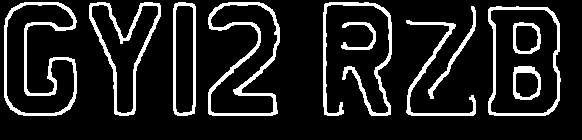
#> input picture processed_image.png, 582 x 140 px
$ jupyter execute --allow-errors easy_ocr.ipynb
#> lines starting #> are read from the running program, lines starting #| are printed output that depends on the picture; after the words box and inside, x2 and y2 are one past the last pixel; in counts of white or black regions, pixels touching at a corner belong together
[cell 1]
import easyocr
import cv2
import time

[cell 2]
start_time = time.time()
img = cv2.imread('./processed_image.png')
#> img is the input picture: shape (140, 582, 3); 12.4% white; 11 white regions, largest, box (x1, y1, x2, y2) and area: (4, 2, 77, 116) 1659, (208, 2, 280, 116) 1657, (323, 2, 392, 116) 1395
#> (the rest of this cell did not finish here and is left out)

#> (a cell that did not finish here is left out)

[cell 4]
import cv2
import numpy as np
from PIL import Image
import matplotlib.pyplot as plt
import time
import easyocr

# Load the image
image = cv2.imread('./procesed_image.png')
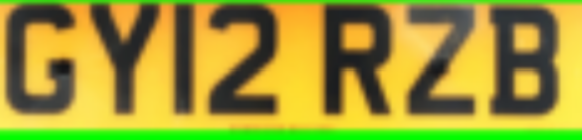
#> input picture procesed_image.png, 582 x 140 px
#> image is the input picture: shape (140, 582, 3); mean B, G, R 53.4, 153.6, 158.6

# Convert the image to grayscale
start_time = time.time()
gray = cv2.cvtColor(image, cv2.COLOR_BGR2GRAY)
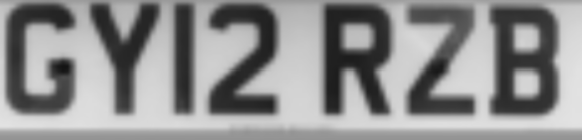
#> gray: shape (140, 582); min 20, max 226, mean 143.7
plt.imshow(gray, cmap='gray')
plt.title('Step 1: Convert to Grayscale')
plt.show()

# Apply Gaussian blur to remove noise
blurred = cv2.GaussianBlur(gray, (5, 5), 0)
plt.imshow(blurred, cmap='gray')
plt.title('Step 2: Apply Gaussian Blur')
plt.show()

# Perform edge detection
edges = cv2.Canny(blurred, 30, 150)
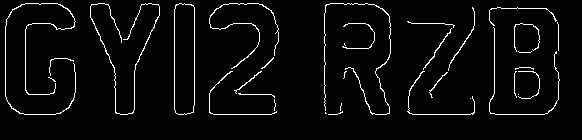
#> edges: shape (140, 582); 3.8% white in thin lines or dots, all inside (x1, y1, x2, y2) = (5, 3, 560, 115)
plt.imshow(edges, cmap='gray')
plt.title('Step 3: Edge Detection')
plt.show()

# Perform a dilation and erosion to close gaps in between object edges
dilated = cv2.dilate(edges, None, iterations=2)
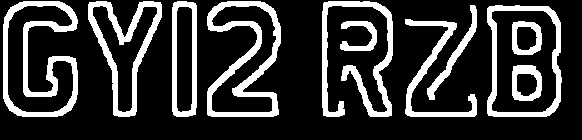
#> dilated: shape (140, 582); 20.7% white; 11 white regions, largest, box (x1, y1, x2, y2) and area: (3, 1, 78, 117) 2775, (207, 1, 281, 117) 2757, (322, 1, 393, 117) 2321
eroded = cv2.erode(dilated, None, iterations=1)
plt.imshow(eroded, cmap='gray')
plt.title('Step 4: Dilation and Erosion')
plt.show()

# Save the processed image
cv2.imwrite('processed_image.png', eroded)

# Perform OCR using EasyOCR
#> (the rest of this cell did not finish here and is left out)

[cell 5]
import easyocr
import time
import cv2
from matplotlib import pyplot as plt

# Load the processed image
image = cv2.imread('procesed_image.png', 0)
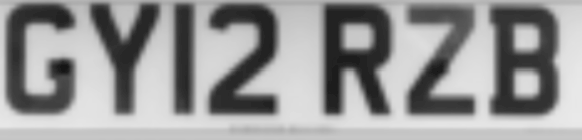
#> image: shape (140, 582); min 20, max 233, mean 151.5

# Create a reader to do OCR.
#> (the rest of this cell did not finish here and is left out)
